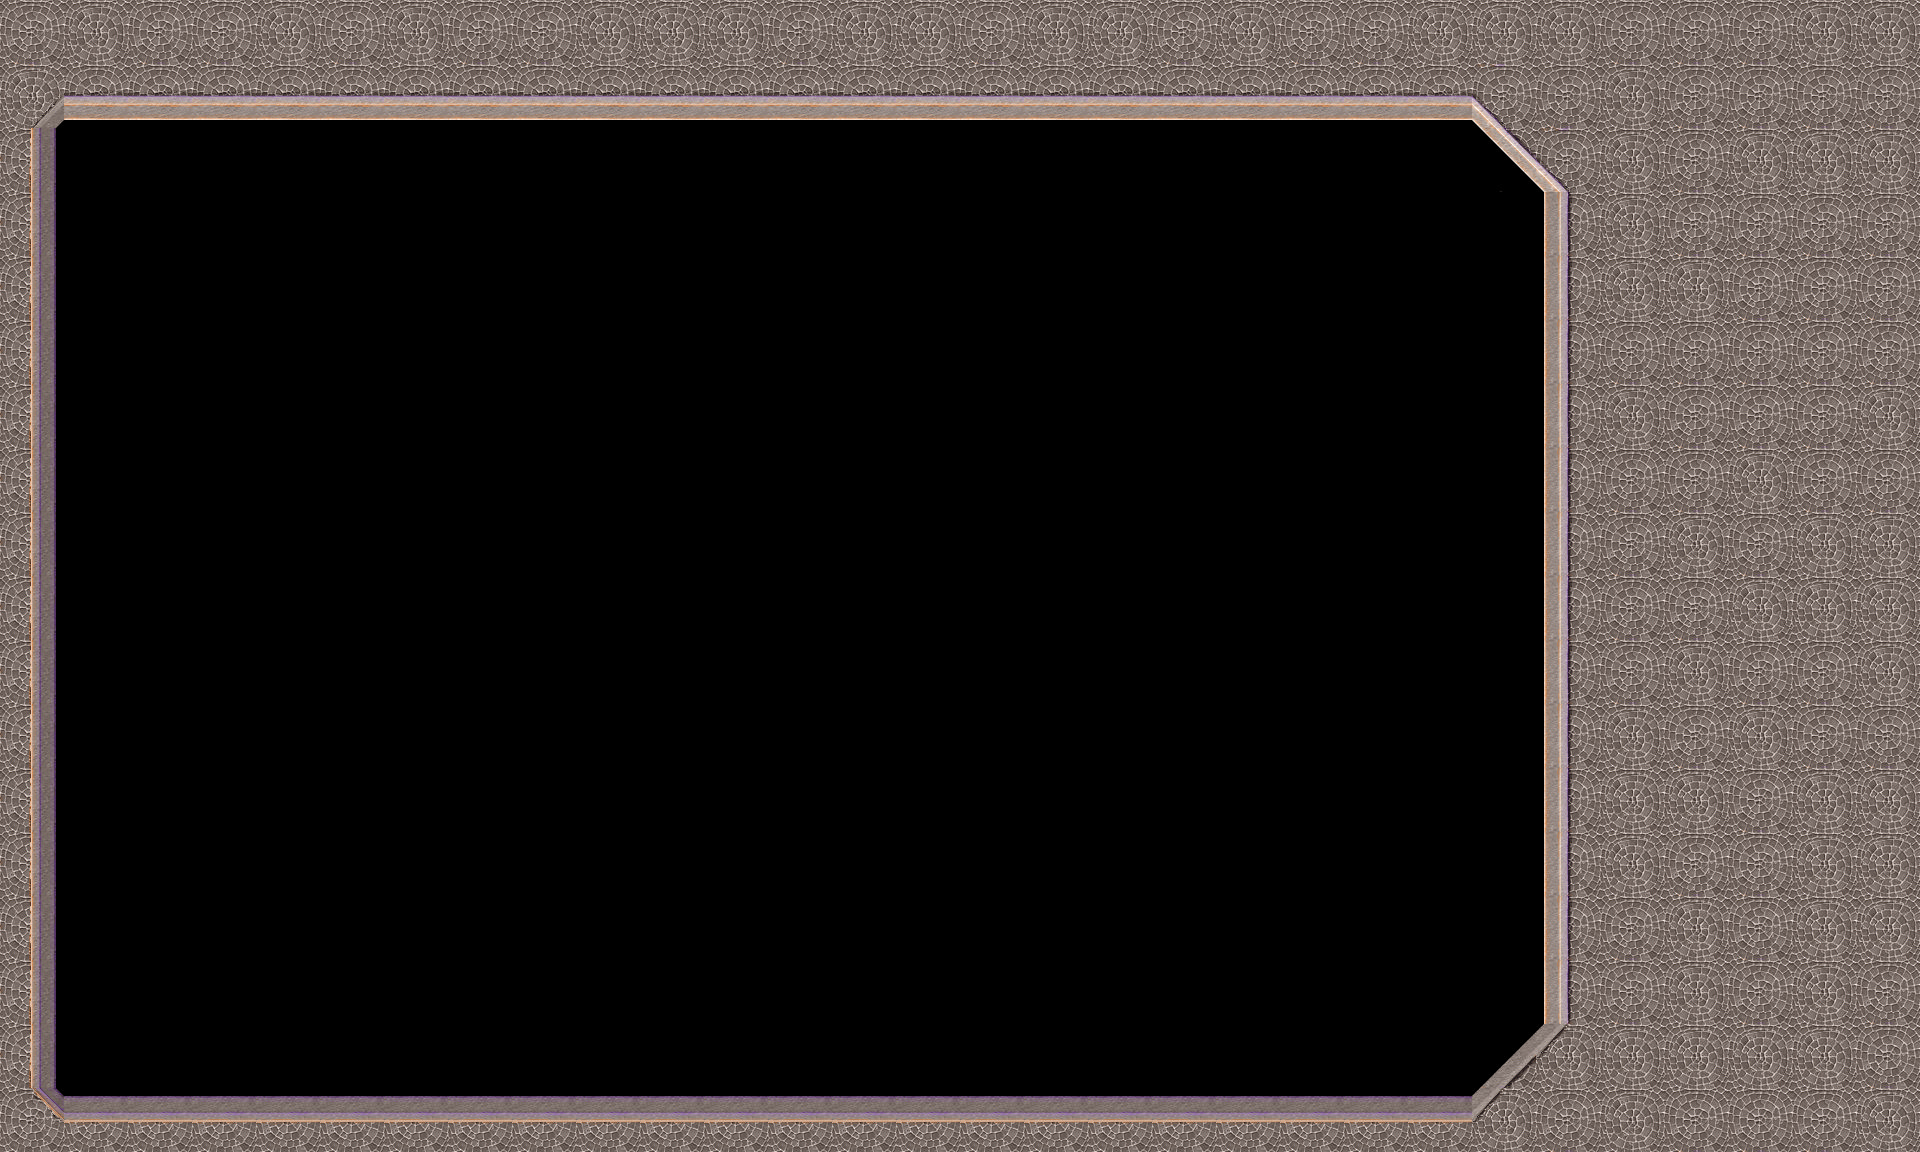

This is a level from a 2D game, rendered from its Tiled map with the project's own tilesets. A one-line summary and the map file follow, with tile-layer data summarised:
An orthogonal 30x18 tile map with 64x64 px tiles, 1 tile layer (Kachelebene 2), 1 hidden layer not drawn, 2 tilesets.

<map version="1.0" orientation="orthogonal" renderorder="right-down" width="30" height="18" tilewidth="64" tileheight="64" nextobjectid="1">
 <tileset firstgid="1" name="Dalaran_BrickTiles" tilewidth="64" tileheight="64">
  <image source="WC3/Dalaran/Dalaran_BrickTiles.png" width="256" height="256" />
  <terraintypes>
   <terrain name="dalaran" tile="-1" />
  </terraintypes>
  <tile id="0" terrain="0,0,0,0" />
  <tile id="1" terrain=",,,0" />
  <tile id="2" terrain=",,0," />
  <tile id="3" terrain=",,0,0" />
  <tile id="4" terrain=",0,," />
  <tile id="5" terrain=",0,,0" />
  <tile id="6" terrain=",0,0," />
  <tile id="7" terrain=",0,0,0" />
  <tile id="8" terrain="0,,," />
  <tile id="9" terrain="0,,,0" />
  <tile id="10" terrain="0,,0," />
  <tile id="11" terrain="0,,0,0" />
  <tile id="12" terrain="0,0,," />
  <tile id="13" terrain="0,0,,0" />
  <tile id="14" terrain="0,0,0," />
  <tile id="15" terrain="0,0,0,0" />
 </tileset>
 <tileset firstgid="17" name="Dalaran_RoundTiles" tilewidth="64" tileheight="64">
  <image source="WC3/Dalaran/Dalaran_RoundTiles.png" width="256" height="256" />
  <terraintypes>
   <terrain name="round" tile="-1" />
  </terraintypes>
  <tile id="0" terrain="0,0,0,0" />
  <tile id="1" terrain=",,,0" />
  <tile id="2" terrain=",,0," />
  <tile id="3" terrain=",,0,0" />
  <tile id="4" terrain=",0,," />
  <tile id="5" terrain=",0,,0" />
  <tile id="6" terrain=",0,0," />
  <tile id="7" terrain=",0,0,0" />
  <tile id="8" terrain="0,,," />
  <tile id="9" terrain="0,,,0" />
  <tile id="10" terrain="0,,0," />
  <tile id="11" terrain="0,,0,0" />
  <tile id="12" terrain="0,0,," />
  <tile id="13" terrain="0,0,,0" />
  <tile id="14" terrain="0,0,0," />
  <tile id="15" terrain="0,0,0,0" />
 </tileset>
 <layer name="Kachelebene 1" width="30" height="18" visible="0">
  <data>[540 cells, 197 non-empty, 12 distinct tile ids]</data>
 </layer>
 <layer name="Kachelebene 2" width="30" height="18">
  <data>[540 cells, 197 non-empty, 12 distinct tile ids]</data>
 </layer>
</map>
